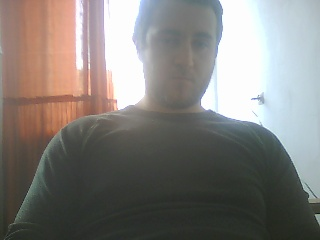
#> input picture emptyProject/EyeTracking/src/10.jpg, 320 x 240 px, given in place of the camera
$ python punktyNaObwodzieThresholda.py   (Python 2 division)
#> lines starting #> are read from the running program, lines starting #| are printed output that depends on the picture
'''
Created on 11-11-2015

@author: tomek
'''
import numpy as np
import cv2
from cv2 import *

def getBorderPoints(thresh):
    points = []
    for x in xrange(thresh.shape[0]-1):
        for y in xrange(thresh.shape[1]-1):
            if thresh[x][y] != thresh[x+1][y+1]:
                points.append((y,x))
    return points

def drawPoints(img, points):
    for (a, b) in points:
        cv2.circle(img,(a,b),1,(255,0,255),1)

def capture():
    cap = cv2.VideoCapture(0)
    cv2.namedWindow("original")
    cv2.namedWindow('oko_gray')
    cv2.namedWindow('oko_color')
    cv2.namedWindow('oko_thresh')


    eye_cascade = cv2.CascadeClassifier('/home/tomek/workspace/systemyWizyjne/xmle/haarcascade_eye.xml')
    ret, frame = cap.read()
#> frame is the input picture: shape (240, 320, 3); mean B, G, R 123.1, 126.8, 130.1
    gray = cv2.cvtColor(frame, cv2.COLOR_BGR2GRAY)
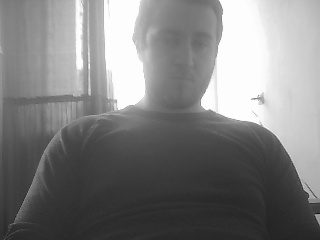
#> gray: shape (240, 320); min 17, max 255, mean 127.4
    eyes = eye_cascade.detectMultiScale(gray)
#> eyes = [[188, 30, 24, 24]]
    x,y,w,h = eyes[0]
#> x = 188; y = 30; w = 24; h = 24
    x=x+w/2
#> x = 200
    y=y+h/2
#> y = 42
    #teraz x i y sa srodkiem prostokata wycietego jako oko przez detektor oczu

    while True:
        # Capture frame-by-frame
        ret, frame = cap.read()
        cv2.imshow("original", frame)
        cv2.moveWindow("original", 10, 20)

        # Our operations on the frame come here
        gray = cv2.cvtColor(frame, cv2.COLOR_BGR2GRAY)
        oko_color = frame[y-h/2:y+h/2, x-w/2:x+w/2]
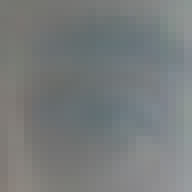
#> oko_color: shape (24, 24, 3) (shown 8 times larger); mean B, G, R 124, 123.6, 119.7
        oko_gray = cv2.cvtColor(oko_color, cv2.COLOR_BGR2GRAY)
        value = (35, 35)
        blurred = cv2.GaussianBlur(oko_gray, value, 2)
        _, oko_thresh = cv2.threshold(blurred, 100, 255, cv2.ADAPTIVE_THRESH_MEAN_C)
#> oko_thresh: shape (24, 24); every value is 255
        points = getBorderPoints(oko_thresh)
#> points = []
        drawPoints(oko_color, points)


        # Display the resulting frame
        cv2.moveWindow('oko_gray',650, 20)
        cv2.imshow('oko_gray',oko_gray)
        cv2.moveWindow('oko_color',750, 20)
        cv2.imshow('oko_color',oko_color)
        cv2.moveWindow('oko_thresh',750, 200)
        cv2.imshow('oko_thresh',oko_thresh)
        #cv2.waitKey(0)
        if cv2.waitKey(1) & 0xFF == ord('q'):
#> (key q is pressed here)
            break

    # When everything done, release the capture
    cap.release()
    cv2.destroyAllWindows()

if __name__ == '__main__':
    capture()

$ run again, on emptyProject/EyeTracking/src/Testowe11.jpg
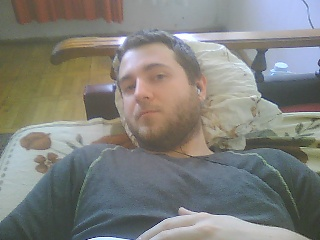
#> input picture emptyProject/EyeTracking/src/Testowe11.jpg, 320 x 240 px, given in place of the camera
#> in capture, frame is the input picture: shape (240, 320, 3); mean B, G, R 124.5, 128.9, 128.1
#> in capture, `gray = cv2.cvtColor(frame, cv2.COLOR_BGR2GRAY)`:
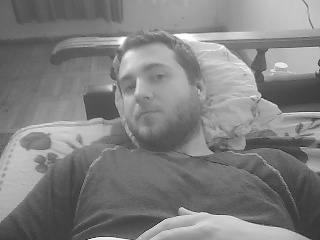
#> gray: shape (240, 320); min 14, max 255, mean 128.1
#> eyes = [[146, 65, 23, 23]]
#> in capture, `x,y,w,h = eyes[0]`: x = 146; y = 65; w = 23
#> in capture, `x=x+w/2`: x = 157
#> in capture, `y=y+h/2`: y = 76
#> in capture, `oko_gray = cv2.cvtColor(oko_color, cv2.COLOR_BGR2GRAY)`:
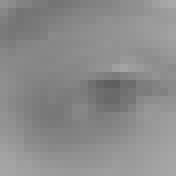
#> oko_gray: shape (22, 22) (shown 8 times larger); min 95, max 169, mean 139.3
#> oko_thresh: shape (22, 22); every value is 255
#> in capture, `points = getBorderPoints(oko_thresh)`: points = []

$ run again, on emptyProject/EyeTracking/src/Testowe12.jpg
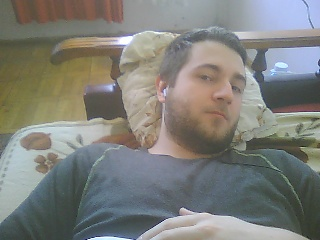
#> input picture emptyProject/EyeTracking/src/Testowe12.jpg, 320 x 240 px, given in place of the camera
#> in capture, frame is the input picture: shape (240, 320, 3); mean B, G, R 122.4, 127.3, 126.5
#> in capture, `gray = cv2.cvtColor(frame, cv2.COLOR_BGR2GRAY)`:
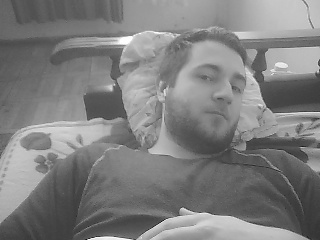
#> gray: shape (240, 320); min 11, max 255, mean 126.5
#> eyes = [[194, 65, 24, 24]]
#> in capture, `x,y,w,h = eyes[0]`: x = 194; y = 65; w = 24
#> in capture, `x=x+w/2`: x = 206
#> in capture, `y=y+h/2`: y = 77
#> in capture, `oko_gray = cv2.cvtColor(oko_color, cv2.COLOR_BGR2GRAY)`:
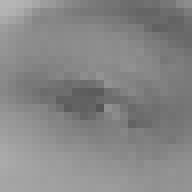
#> oko_gray: shape (24, 24) (shown 8 times larger); min 86, max 181, mean 134.2
#> oko_thresh: shape (24, 24); every value is 255
#> in capture, `points = getBorderPoints(oko_thresh)`: points = []

$ run again, on emptyProject/EyeTracking/src/Testowe13.jpg
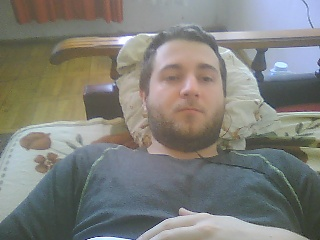
#> input picture emptyProject/EyeTracking/src/Testowe13.jpg, 320 x 240 px, given in place of the camera
#> in capture, frame is the input picture: shape (240, 320, 3); mean B, G, R 122.8, 127.8, 127
#> in capture, `gray = cv2.cvtColor(frame, cv2.COLOR_BGR2GRAY)`:
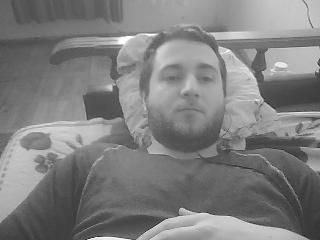
#> gray: shape (240, 320); min 25, max 255, mean 127
#> eyes = [[194, 65, 23, 23]]
#> in capture, `x,y,w,h = eyes[0]`: x = 194; y = 65; w = 23
#> in capture, `x=x+w/2`: x = 205
#> in capture, `y=y+h/2`: y = 76
#> in capture, `oko_gray = cv2.cvtColor(oko_color, cv2.COLOR_BGR2GRAY)`:
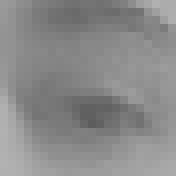
#> oko_gray: shape (22, 22) (shown 8 times larger); min 93, max 178, mean 138.2
#> oko_thresh: shape (22, 22); every value is 255
#> in capture, `points = getBorderPoints(oko_thresh)`: points = []
